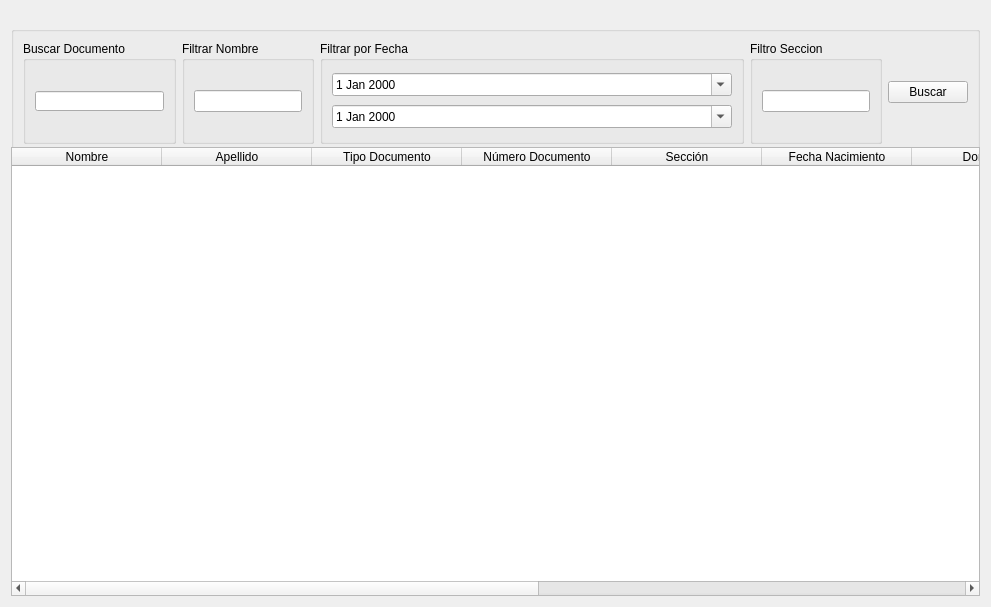
<?xml version="1.0" encoding="UTF-8"?>
<ui version="4.0">
 <class>Form</class>
 <widget class="QWidget" name="Form">
  <property name="geometry">
   <rect>
    <x>0</x>
    <y>0</y>
    <width>991</width>
    <height>607</height>
   </rect>
  </property>
  <property name="minimumSize">
   <size>
    <width>705</width>
    <height>0</height>
   </size>
  </property>
  <property name="windowTitle">
   <string>Form</string>
  </property>
  <layout class="QVBoxLayout" name="verticalLayout">
   <item>
    <widget class="QGroupBox" name="groupBox">
     <property name="sizePolicy">
      <sizepolicy hsizetype="Expanding" vsizetype="Expanding">
       <horstretch>0</horstretch>
       <verstretch>0</verstretch>
      </sizepolicy>
     </property>
     <property name="minimumSize">
      <size>
       <width>0</width>
       <height>130</height>
      </size>
     </property>
     <property name="maximumSize">
      <size>
       <width>16777215</width>
       <height>99</height>
      </size>
     </property>
     <property name="title">
      <string/>
     </property>
     <layout class="QHBoxLayout" name="horizontalLayout">
      <item>
       <widget class="QGroupBox" name="groupBox_5">
        <property name="maximumSize">
         <size>
          <width>153</width>
          <height>16777215</height>
         </size>
        </property>
        <property name="title">
         <string>Buscar Documento</string>
        </property>
        <layout class="QHBoxLayout" name="horizontalLayout_4">
         <item>
          <widget class="QLineEdit" name="lineEditBuscarDocumento">
           <property name="sizePolicy">
            <sizepolicy hsizetype="Expanding" vsizetype="Expanding">
             <horstretch>0</horstretch>
             <verstretch>0</verstretch>
            </sizepolicy>
           </property>
           <property name="maximumSize">
            <size>
             <width>133</width>
             <height>20</height>
            </size>
           </property>
          </widget>
         </item>
        </layout>
       </widget>
      </item>
      <item>
       <widget class="QGroupBox" name="groupBox_2">
        <property name="sizePolicy">
         <sizepolicy hsizetype="Maximum" vsizetype="Preferred">
          <horstretch>0</horstretch>
          <verstretch>0</verstretch>
         </sizepolicy>
        </property>
        <property name="title">
         <string>Filtrar Nombre</string>
        </property>
        <layout class="QHBoxLayout" name="horizontalLayout_2">
         <item>
          <widget class="QLineEdit" name="lineEditFiltroNombre"/>
         </item>
        </layout>
       </widget>
      </item>
      <item>
       <widget class="QGroupBox" name="groupBox_4">
        <property name="title">
         <string>Filtrar por Fecha</string>
        </property>
        <layout class="QVBoxLayout" name="verticalLayout_2">
         <item>
          <widget class="QDateEdit" name="dateEditFechaInicio">
           <property name="calendarPopup">
            <bool>true</bool>
           </property>
          </widget>
         </item>
         <item>
          <widget class="QDateEdit" name="dateEditFechaFin">
           <property name="calendarPopup">
            <bool>true</bool>
           </property>
          </widget>
         </item>
        </layout>
       </widget>
      </item>
      <item>
       <widget class="QGroupBox" name="groupBox_3">
        <property name="sizePolicy">
         <sizepolicy hsizetype="Maximum" vsizetype="Preferred">
          <horstretch>0</horstretch>
          <verstretch>0</verstretch>
         </sizepolicy>
        </property>
        <property name="title">
         <string>Filtro Seccion</string>
        </property>
        <layout class="QHBoxLayout" name="horizontalLayout_3">
         <item>
          <widget class="QLineEdit" name="lineEditFiltroSeccion"/>
         </item>
        </layout>
       </widget>
      </item>
      <item>
       <widget class="QPushButton" name="pushButtonBuscar">
        <property name="sizePolicy">
         <sizepolicy hsizetype="Maximum" vsizetype="Fixed">
          <horstretch>0</horstretch>
          <verstretch>0</verstretch>
         </sizepolicy>
        </property>
        <property name="whatsThis">
         <string>Buscar segun el criterio elegido</string>
        </property>
        <property name="text">
         <string>Buscar</string>
        </property>
       </widget>
      </item>
     </layout>
    </widget>
   </item>
   <item>
    <widget class="QTableWidget" name="tableWidgetDatosEmpleados">
     <attribute name="horizontalHeaderDefaultSectionSize">
      <number>150</number>
     </attribute>
     <attribute name="horizontalHeaderStretchLastSection">
      <bool>true</bool>
     </attribute>
     <column>
      <property name="text">
       <string>Nombre</string>
      </property>
     </column>
     <column>
      <property name="text">
       <string>Apellido</string>
      </property>
     </column>
     <column>
      <property name="text">
       <string>Tipo Documento</string>
      </property>
     </column>
     <column>
      <property name="text">
       <string>Número Documento</string>
      </property>
     </column>
     <column>
      <property name="text">
       <string>Sección</string>
      </property>
     </column>
     <column>
      <property name="text">
       <string>Fecha Nacimiento</string>
      </property>
     </column>
     <column>
      <property name="text">
       <string>Domicilio</string>
      </property>
     </column>
     <column>
      <property name="text">
       <string>Email</string>
      </property>
     </column>
     <column>
      <property name="text">
       <string>Teléfono</string>
      </property>
     </column>
     <column>
      <property name="text">
       <string>Fecha Alta</string>
      </property>
     </column>
     <column>
      <property name="text">
       <string>Fecha Baja</string>
      </property>
     </column>
    </widget>
   </item>
  </layout>
 </widget>
 <resources/>
 <connections/>
</ui>
